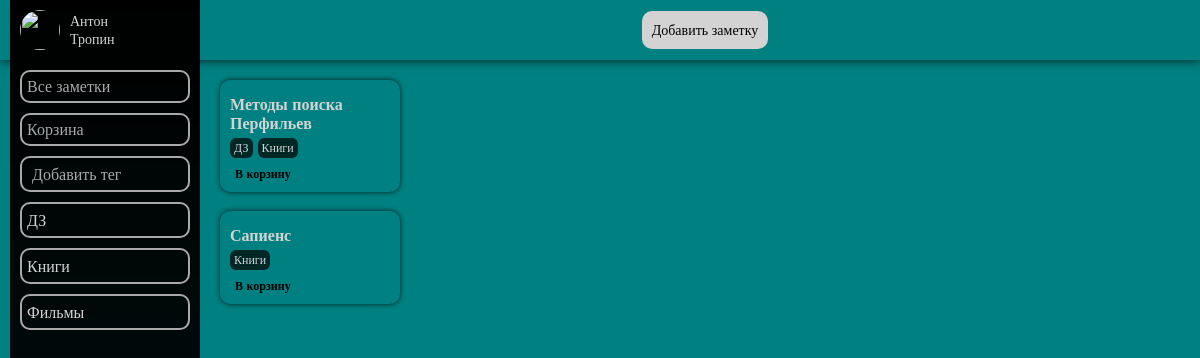
Page /notesByTag/7 (signed in) on the earlier database version.
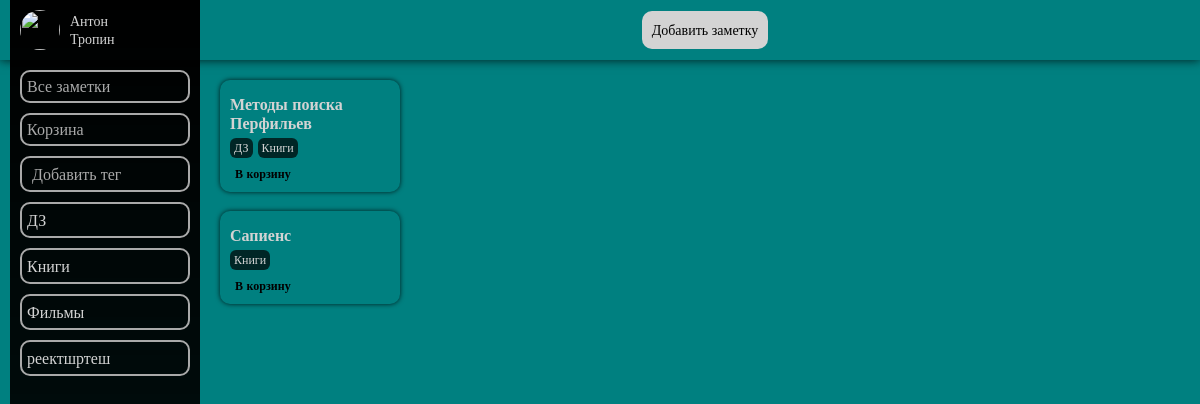
Same page on the later database version.
### DiarySiteApp/models.py (models this page shows, shortened)
class Tag(models.Model):
    account = models.ForeignKey(Account, on_delete=models.CASCADE)
    title = models.CharField('название тега', max_length=30, unique=True)
    def __str__(self):
        return self.title
    class Meta:
        verbose_name = 'Тег'
        verbose_name_plural = 'Теги'
        abstract = False

class Note(models.Model):
    account = models.ForeignKey(Account, on_delete=models.CASCADE)
    title = models.CharField('название заметки', max_length=30, null=True, blank=True)
    description = models.TextField('описание заметки', null=True, blank=True)
    planned_date = models.DateTimeField('запланированная дата', null=True, blank=True)
    on_repeat = models.BooleanField('повторяется')
    to_remind = models.BooleanField('напоминание')
    remind_date = models.DateTimeField('дата напоминания', null=True, blank=True)
    on_delete = models.BooleanField('удалено', default=False)
    delete_date = models.DateField('дата удаления', null=True, blank=True, editable=False)
    tag = models.ManyToManyField(Tag, blank=True)
    class Meta:
        verbose_name = 'Заметка'
        verbose_name_plural = 'Заметки'
        abstract = False
    @property
    def tags(self):
        return Tag.objects.filter(note = self)

### DiarySiteApp/views.py (the view)
# urls.py: re_path(r'^notesByTag/(?P<id>\d+)$', views.notesByTag, name = 'notesByTag'),
def notesByTag(request, id):
    user = User.objects.get(pk = request.user.pk)
    tags = user.account.tags
    tag = Tag.objects.get(id = id)
    notes = Note.objects.filter(
    account = user.account
    ).filter(
    tag = tag
    )
    photo = user.account.photo
    context ={
        'tags' : tags,
        'notes' : notes,
        'photo' : photo,
        'title' : f'{tag.title}'
    }
    return render(request, 'DiarySiteApp/main.html', context)

### DiarySiteApp/models.py (called while the page is built)
    @property
    def tags(self):
        return Tag.objects.filter(account = self)

### DiarySiteApp/templates/DiarySiteApp/main.html (shortened to what this page needs)
{% extends 'DiarySiteApp/notesOutput.html' %}
{% block notes %}
    <div class="notes_container">
        {% for note in notes %}
            <div class="card">
                <a href="noteform/{{note.id}}">
                    <div class="cardContent">
                        {% if note.title %}
                            <div class="cardName">{{note.title}}</div>
                        {% endif %}
                        {% if note.tags%}
                            <div class="cardTags">
                                {% for tag in tags %}
                                    {% if tag in note.tags %}
                                        <div class="tag">{{tag}}</div>
                                    {% endif %}
                                {% endfor %}
                            </div>
                        {% endif %}
                    </div>
                </a>
                <a href="{% url 'toTrashCan' note.id %}" id="delete" class="cardManipulationButton" onclick="deleteNote()">В корзину</a>
            </div>
        {% endfor %}
    </div>
{% endblock %}

### DiarySiteApp/templates/DiarySiteApp/notesOutput.html (shortened to what this page needs)
{% extends 'DiarySiteApp/base.html' %}
{% load static %}
{% block content %}
    {% if request.user.is_authenticated %}
        <header>
            <div class="header_content class">
                <a href="{% url 'noteform' 'add' %}" class="control_button">Добавить заметку</a>
            </div>
        </header>
        <div class="menu">
            <div class="profile">
                {% if user.socialaccount_set.all.0.get_avatar_url %}
                        <img class="avatar" src='{{ user.socialaccount_set.all.0.get_avatar_url }}'>
                {% else %}
                        {%if photo %}
                                <div>{{photo}}</div>
                        {%else%}
                                <img class="avatar" src='https://iupac.org/wp-content/uploads/2018/05/default-avatar.png'>
                        {% endif %}
                {% endif %}
                <a href="accounts/logout" title="Нажмите, чтобы выйти из аккаунта">
                    <div class="personal_information">
                            {% if user.first_name %}
                                <p>{{user.first_name}}</p>
                                <p>{{user.last_name}}</p>
                            {% else %}
                                <p>{{user}}</p>
                            {% endif %}
                    </div>
                </a>
            </div>
            <div class="tags_container" id="tags_container">
                <a href="{% url 'main' %}"><div class="tag_button">Все заметки</div></a>
                <a href="{% url 'trashCan' %}"><div class="tag_button">Корзина</div></a>
                <form method="POST" class="add_tag_form" id="tag_creation_form" data-url="{% url 'addTag' %}">
                    <input type="text" name="tag_title_input" autocomplete="off" class="input tag_title_input" placeholder="Добавить тег" required>
                    <button type="submit" class="save_tag_button"></button>
                </form>
                {% for tag in tags%}
                    <div class="custom_tag_button">
                        <a href="{% url 'notesByTag' tag.id %}"><div>{{tag.title}}</div></a>
                        <a href="{% url 'deleteTag' tag.id %}" class="delete_tag_button"></a>
                    </div>
                {% endfor %}
            </div>
        </div>
        {% block notes %}{% endblock %}
    {% endif %}
{% endblock %}

Differences in the rows shown:
added Tag: title "реектшртеш"
